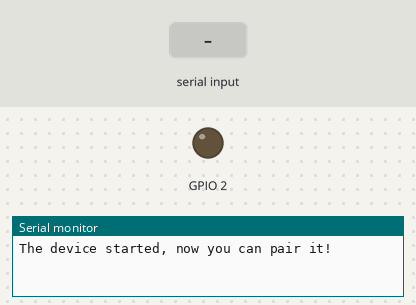
Bench run of a sketch on a simulated ESP32. Shown: output pins drawn as LEDs (lit = HIGH), the last lines printed to the serial monitor. Inputs (shaded band) come from the test bench. Nothing arrives over Bluetooth unless stated.

Above: at 1.2 s.
1.3 s: "1" received over the second serial link
At 2.1 s:
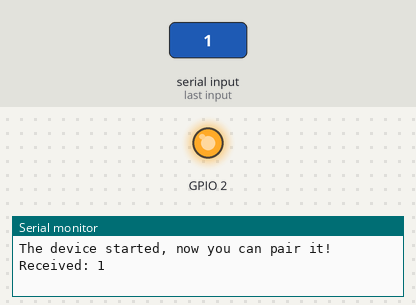
Timing chart, 0 to 4.3 s (numbered marks = the images above; inputs shaded):
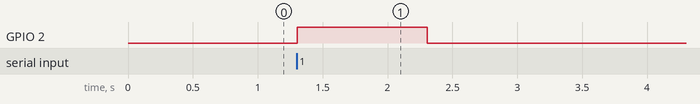

Measured:
- after the input at 1.3 s, GPIO 2: LOW → HIGH at once, → LOW 1.0 s later

The sketch:

BT_LED_Control.ino
```cpp
#include "BluetoothSerial.h"

BluetoothSerial SerialBT;

void setup() {
  pinMode(2, OUTPUT);
  Serial.begin(115200);
  SerialBT.begin("ESP32_xxx"); // REPLACE xxx with your name
  Serial.println("The device started, now you can pair it!");
}

void loop() {
  if (SerialBT.available()) {
    String incomingString = "";

    // Read incoming characters byte by byte
    while (SerialBT.available()) {
      char incomingChar = SerialBT.read();
      incomingString += incomingChar;
      delay(5); // Short delay to let buffer catch up
    }

    // Print the received string to the Serial Monitor
    Serial.print("Received: ");
    //Serial.println(incomingString);
    if(incomingString == "1") {
      Serial.println("1");
      digitalWrite(2, HIGH);
      delay(1000);
    }
    digitalWrite(2, LOW);
  }
}
```
